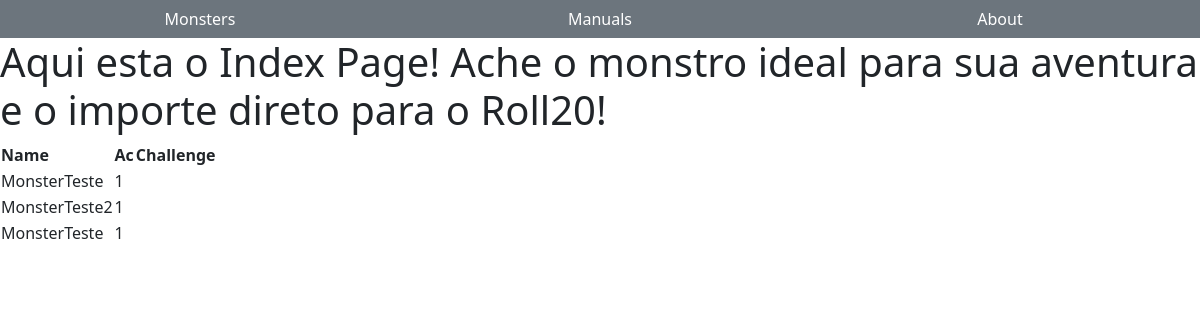
Before: / with the older database file.
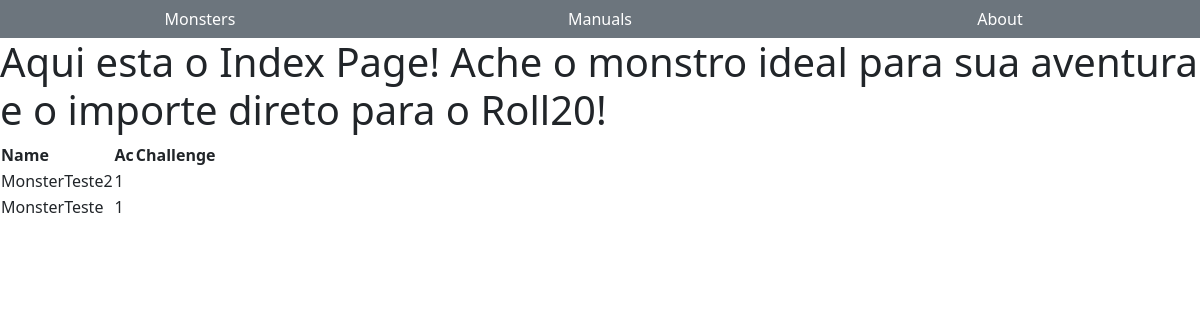
After: the same page with the newer database file.
### monsters/models.py (models this page shows, shortened)
class BaseSheet(models.Model):
    name: str = models.CharField(max_length=50)
    race: str = models.CharField(max_length=30)
    size: str = models.CharField(max_length=30)
    ac: int = models.IntegerField()
    ac_type: str = models.CharField(max_length=20)
    hp: int = models.IntegerField()
    hp_dices: str = models.CharField(max_length=10)
    movement: str = models.CharField(max_length=30)
    strength: int = models.IntegerField()
    dexterity: int = models.IntegerField()
    constitution: int = models.IntegerField()
    intelligence: int = models.IntegerField()
    wisdom: int = models.IntegerField()
    charisma: int = models.IntegerField()
    languages: str = models.CharField(max_length=100, default="None")
    slug: str = models.SlugField(blank=True, null=True)

class Monster(BaseSheet):
    challenge: str = models.CharField(default="0", max_length=3)
    description: str = models.TextField(default="")
    image: str = models.ImageField(upload_to='images/monsters/')

class BaseSheet(models.Model):
    name: str = models.CharField(max_length=50)
    race: str = models.CharField(max_length=30)
    size: str = models.CharField(max_length=30)
    ac: int = models.IntegerField()
    ac_type: str = models.CharField(max_length=20)
    hp: int = models.IntegerField()
    hp_dices: str = models.CharField(max_length=10)
    movement: str = models.CharField(max_length=30)
    strength: int = models.IntegerField()
    dexterity: int = models.IntegerField()
    constitution: int = models.IntegerField()
    intelligence: int = models.IntegerField()
    wisdom: int = models.IntegerField()
    charisma: int = models.IntegerField()
    languages: str = models.CharField(max_length=100, default="None")
    slug: str = models.SlugField(blank=True, null=True)

### home_page/views.py (the view)
# urls.py: path('', Index.as_view())
class Index(TemplateView):
    model = Monster
    template_name = "index.html"
    def get_context_data(self, **kwargs):
        context: dict = super().get_context_data()
        monsters: Monster = Monster.objects.all()
        context["monsters"]: QuerySet = monsters
        print(self.request.headers.get('user-agent'))
        return context

### templates/index.html (shortened to what this page needs)
{% extends 'base.html' %}
    {% block 'conteudo' %}
        <h1>Aqui esta o Index Page! Ache o monstro ideal para sua aventura e o importe direto para o Roll20!</h1>
        <table>
            <thead>
                <tr>
                    <th>Name</th>
                    <th>Ac</th>
                    <th>Challenge</th>
                </tr>
            </thead>
            <tbody>
                    {% for monster in monsters %}
                        <tr>
                            <td>{{ monster.name }}</td>
                            <td>{{ monster.ac }}</td>
                        </tr>
                    {% endfor %}
            </tbody>
        </table>
    {% endblock %}

### templates/base.html (shortened to what this page needs)
<!DOCTYPE html>
<html lang="en">
<head>
    <link href="https://cdn.jsdelivr.net/npm/bootstrap@5.0.2/dist/css/bootstrap.min.css" rel="stylesheet">
</head>
{% include 'partials/nav.html' %}
<body>
    {% block 'conteudo' %}
    {% endblock %}
</body>
</html>

### templates/partials/nav.html
<nav class="container-fluid bg-secondary">
    <div class="row align-content-center">
        <a class="btn col text-white text-decoration-none" href="{% url 'monster:monster_list' %}">Monsters</a>
        <a class="btn col text-white text-decoration-none" href="#">Manuals</a>
        <a class="btn col text-white text-decoration-none" href="#">About</a>
    </div>
</nav>

Changed rows visible on the page:
removed Monster: name "MonsterTeste", ac "1"
